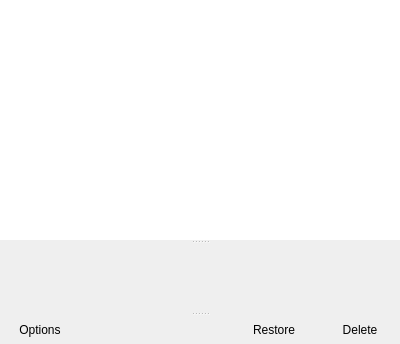
<?xml version="1.0" encoding="UTF-8"?>
<ui version="4.0">
 <class>revisions</class>
 <widget class="QWidget" name="revisions">
  <property name="geometry">
   <rect>
    <x>0</x>
    <y>0</y>
    <width>400</width>
    <height>344</height>
   </rect>
  </property>
  <property name="windowTitle">
   <string>Form</string>
  </property>
  <layout class="QVBoxLayout" name="verticalLayout_2">
   <property name="leftMargin">
    <number>0</number>
   </property>
   <property name="topMargin">
    <number>0</number>
   </property>
   <property name="rightMargin">
    <number>0</number>
   </property>
   <property name="bottomMargin">
    <number>0</number>
   </property>
   <item>
    <widget class="QSplitter" name="splitter">
     <property name="orientation">
      <enum>Qt::Vertical</enum>
     </property>
     <widget class="QListWidget" name="list">
      <property name="sizePolicy">
       <sizepolicy hsizetype="Expanding" vsizetype="Preferred">
        <horstretch>0</horstretch>
        <verstretch>0</verstretch>
       </sizepolicy>
      </property>
      <property name="frameShape">
       <enum>QFrame::NoFrame</enum>
      </property>
     </widget>
     <widget class="QScrollArea" name="scrollArea">
      <property name="frameShape">
       <enum>QFrame::NoFrame</enum>
      </property>
      <property name="widgetResizable">
       <bool>true</bool>
      </property>
      <widget class="QWidget" name="scrollAreaWidgetContents">
       <property name="geometry">
        <rect>
         <x>0</x>
         <y>0</y>
         <width>400</width>
         <height>68</height>
        </rect>
       </property>
       <layout class="QVBoxLayout" name="verticalLayout">
        <property name="spacing">
         <number>0</number>
        </property>
        <property name="leftMargin">
         <number>0</number>
        </property>
        <property name="topMargin">
         <number>0</number>
        </property>
        <property name="rightMargin">
         <number>0</number>
        </property>
        <property name="bottomMargin">
         <number>0</number>
        </property>
        <item>
         <widget class="QLabel" name="view">
          <property name="sizePolicy">
           <sizepolicy hsizetype="Expanding" vsizetype="Expanding">
            <horstretch>0</horstretch>
            <verstretch>0</verstretch>
           </sizepolicy>
          </property>
          <property name="text">
           <string/>
          </property>
          <property name="alignment">
           <set>Qt::AlignLeading|Qt::AlignLeft|Qt::AlignTop</set>
          </property>
          <property name="wordWrap">
           <bool>true</bool>
          </property>
          <property name="textInteractionFlags">
           <set>Qt::LinksAccessibleByMouse|Qt::TextSelectableByMouse</set>
          </property>
         </widget>
        </item>
       </layout>
      </widget>
     </widget>
     <widget class="QWidget" name="layoutWidget">
      <layout class="QHBoxLayout" name="horizontalLayout_2">
       <item>
        <widget class="QPushButton" name="btnOptions">
         <property name="text">
          <string>Options</string>
         </property>
         <property name="icon">
          <iconset theme="preferences-system-symbolic">
           <normaloff/>
          </iconset>
         </property>
         <property name="flat">
          <bool>true</bool>
         </property>
        </widget>
       </item>
       <item>
        <spacer name="horizontalSpacer">
         <property name="orientation">
          <enum>Qt::Horizontal</enum>
         </property>
         <property name="sizeHint" stdset="0">
          <size>
           <width>40</width>
           <height>20</height>
          </size>
         </property>
        </spacer>
       </item>
       <item>
        <widget class="QPushButton" name="btnRestore">
         <property name="text">
          <string>Restore</string>
         </property>
         <property name="icon">
          <iconset theme="edit-redo">
           <normaloff/>
          </iconset>
         </property>
         <property name="flat">
          <bool>true</bool>
         </property>
        </widget>
       </item>
       <item>
        <widget class="QPushButton" name="btnDelete">
         <property name="text">
          <string>Delete</string>
         </property>
         <property name="icon">
          <iconset theme="edit-delete">
           <normaloff/>
          </iconset>
         </property>
         <property name="flat">
          <bool>true</bool>
         </property>
        </widget>
       </item>
      </layout>
     </widget>
    </widget>
   </item>
  </layout>
 </widget>
 <resources/>
 <connections/>
</ui>
